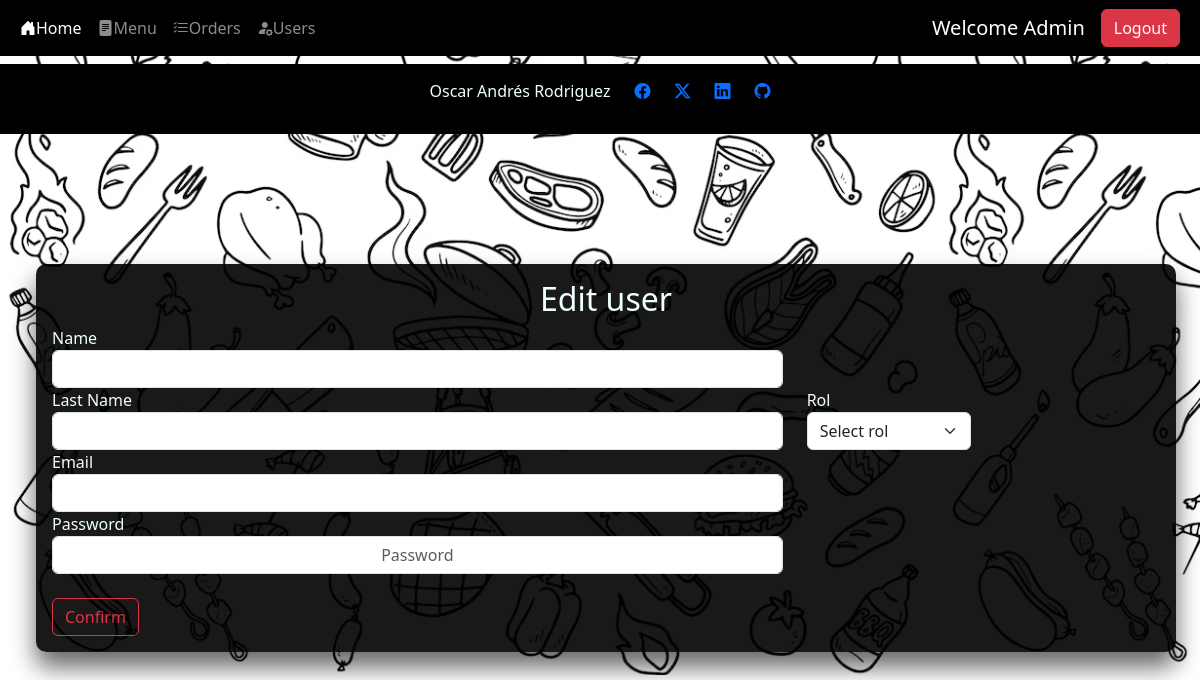
/users/update_user/8 (signed in), run on an earlier commit of the app's database.
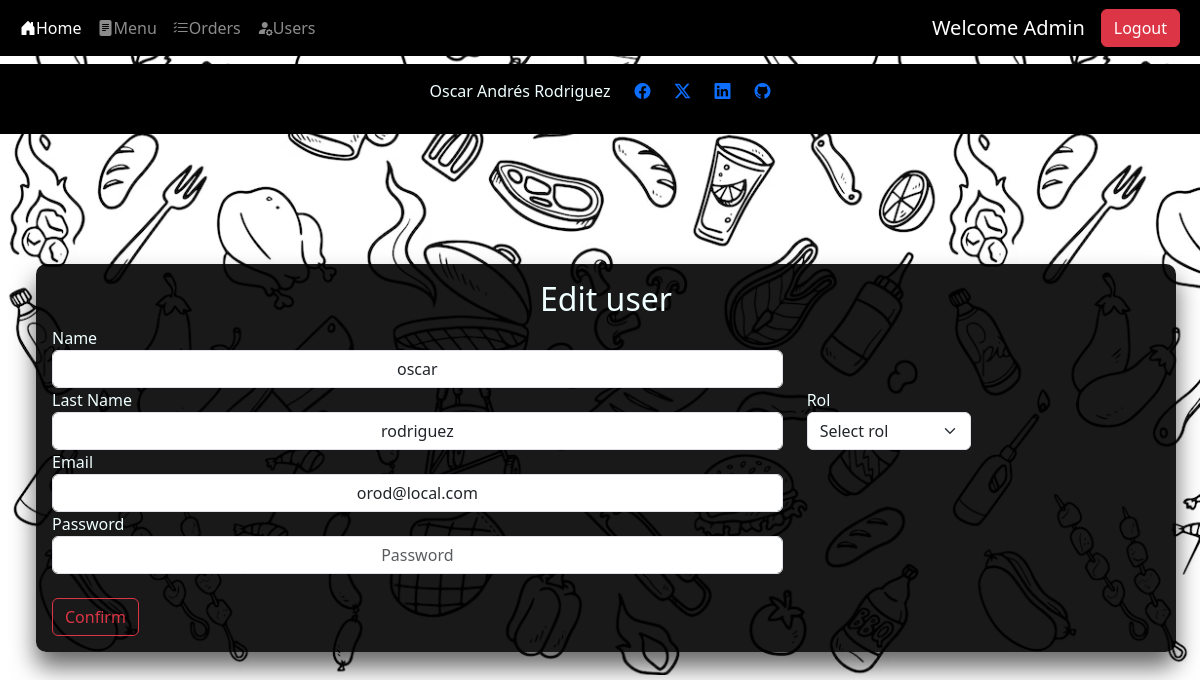
And on a later commit of the database.
### src/db/db_models.py (models this page shows)
class Users(Base):
    __tablename__ = "users"
    id = Column(Integer,primary_key=True, index=True)
    name = Column(String)
    last_name = Column(String)
    email = Column(String, unique=True, index=True, nullable=False)
    password = Column(String, nullable=False)
    rol_id = Column(Integer, ForeignKey('roles.id'), nullable=True)

### src/routes/users.py (the view)
@router.get('/update_user/{id}')
def update_user_page(request: Request, response:Response, id:int, db: Session = Depends(get_db)):
    print("Loading edit user page")
    user, body = get_current_user(request=request, db=db)
    if user is None:
        return RedirectResponse(url="/home",status_code=status.HTTP_307_TEMPORARY_REDIRECT)
    if user.rol_id != 1:
        body["msg"] = "Unauthorized user getting back to home page"
        return templates.TemplateResponse("users.html", body)
    edit_user = db.query(Users).filter(Users.id == id).first()
    body["user"] = edit_user
    return templates.TemplateResponse("edit-user.html", body)

### templates/edit-user.html (shortened to what this page needs)
{% extends "layout.html" %}
{% block content %}
<div class="center-box container m-4 p-3" >
    <h2 class="text-center">Edit user</h2>
    <form action="/users/update_user/{{user.id}}" method="post">
        <div class="row align-items-center">
            <div class="col-md-8 ">
                <label for="name">Name</label>
                <input type="text" class="form-control text-center" name="name" id="name" value="{{user.name}}">
            </div>
            <div class=" col-md-8">
                <label for="last_name">Last Name</label>
                <input type="text" class="form-control text-center" name="last_name" id="last_name" value="{{user.last_name}}">
            </div>
            <div class=" col-md-2">
                <label for="rol">Rol</label>
                <select name="rol" id="rol" class="form-select">
                    <option selected>Select rol</option>
                </select>
            </div>
        </div>
        <div class="row align-items-center">
            <div class="col-8">
                <label for="email">Email</label>
                <input type="email" class="form-control text-center" name="email" id="email" value="{{user.email}}">
            </div>
            <div class="col-8">
                <label for="password">Password</label>
                <input type="password" class="form-control text-center" name="password" id="password" placeholder="Password">
            </div>
        </div>
        <div class="col-auto pt-4">
            <button type="submit" class="btn btn-outline-danger ">Confirm</button>
        </div>
    </form>
</div>
{% endblock %}

What changed in the data, as far as the page shows it:
added Users: name "oscar", last_name "rodriguez", email "orod@local.com"
